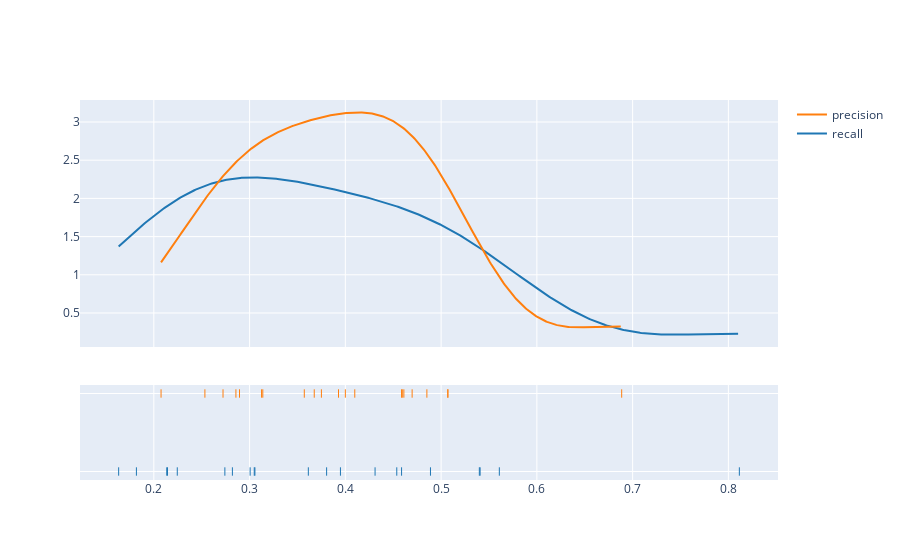

The notebook cell this image was saved under:
### Code cell
figs[0].show() # theta == 0.25

### Figure 1 — Plotly figure (JSON) as saved in the notebook; plotly's stock layout.template omitted (floating-point values rounded to 4 significant figures; data arrays with more than 128 entries replaced by an {"elided": "..."} marker saying what was removed)
{"data": [{"legendgroup": "recall", "marker": {"color": "rgb(31, 119, 180)"}, "mode": "lines", "name": "recall", "showlegend": true, "type": "scatter", "x": {"elided": "500 float values"}, "xaxis": "x", "y": {"elided": "500 float values"}, "yaxis": "y"}, {"legendgroup": "precision", "marker": {"color": "rgb(255, 127, 14)"}, "mode": "lines", "name": "precision", "showlegend": true, "type": "scatter", "x": {"elided": "500 float values"}, "xaxis": "x", "y": {"elided": "500 float values"}, "yaxis": "y"}, {"legendgroup": "recall", "marker": {"color": "rgb(31, 119, 180)", "symbol": "line-ns-open"}, "mode": "markers", "name": "recall", "showlegend": false, "type": "scatter", "x": [0.2245, 0.3949, 0.3613, 0.4537, 0.3006, 0.3056, 0.1818, 0.5399, 0.4889, 0.3049, 0.1633, 0.5407, 0.2135, 0.8114, 0.2143, 0.5608, 0.4587, 0.3804, 0.431, 0.2821, 0.2742], "xaxis": "x", "y": ["recall", "recall", "recall", "recall", "recall", "recall", "recall", "recall", "recall", "recall", "recall", "recall", "recall", "recall", "recall", "recall", "recall", "recall", "recall", "recall", "recall"], "yaxis": "y2"}, {"legendgroup": "precision", "marker": {"color": "rgb(255, 127, 14)", "symbol": "line-ns-open"}, "mode": "markers", "name": "precision", "showlegend": false, "type": "scatter", "x": [0.2075, 0.3929, 0.3675, 0.4851, 0.2723, 0.4, 0.3125, 0.5071, 0.4698, 0.3138, 0.2857, 0.5069, 0.2533, 0.6886, 0.375, 0.4611, 0.4587, 0.3571, 0.4098, 0.2895, 0.4595], "xaxis": "x", "y": ["precision", "precision", "precision", "precision", "precision", "precision", "precision", "precision", "precision", "precision", "precision", "precision", "precision", "precision", "precision", "precision", "precision", "precision", "precision", "precision", "precision"], "yaxis": "y2"}], "layout": {"barmode": "overlay", "hovermode": "closest", "legend": {"traceorder": "reversed"}, "xaxis": {"anchor": "y2", "domain": [0, 1], "zeroline": false}, "yaxis": {"anchor": "free", "domain": [0.35, 1], "position": 0}, "yaxis2": {"anchor": "x", "domain": [0, 0.25], "dtick": 1, "showticklabels": false}}}
